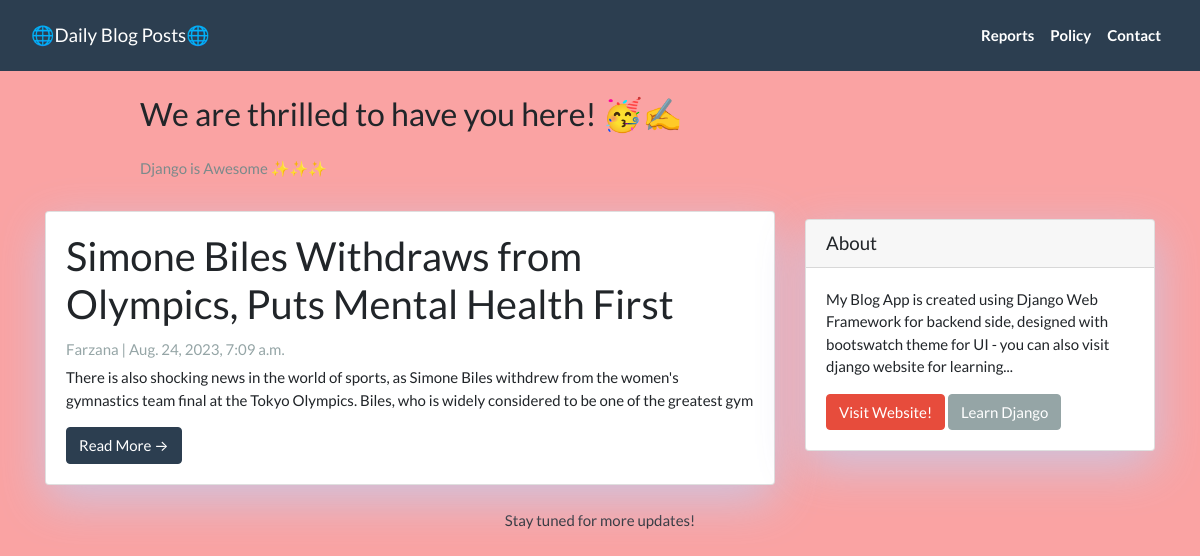
Before: / with the older database file.
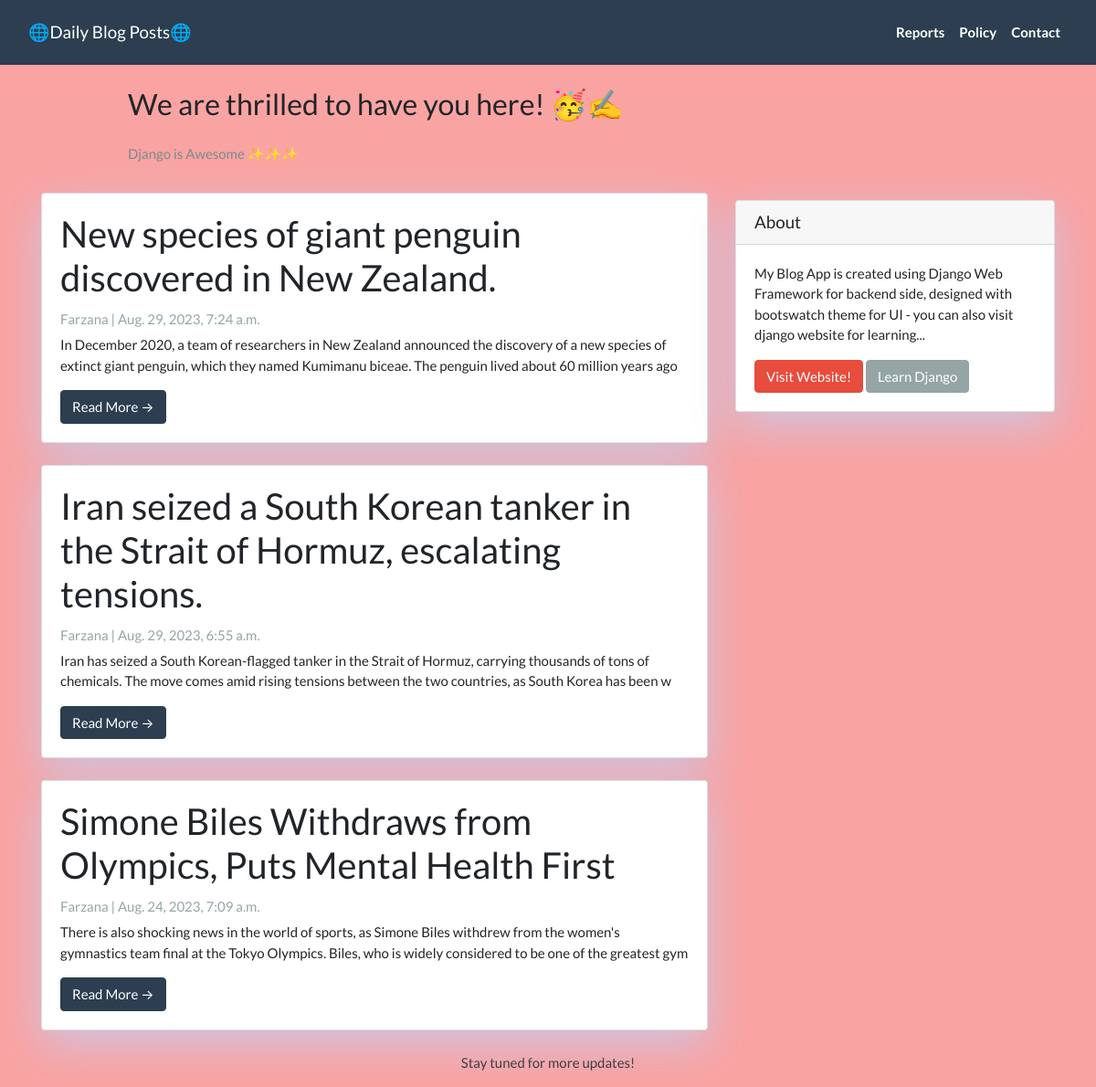
After: the same page with the newer database file.
### blogapp/models.py (models this page shows, shortened)
class Post(models.Model):
  title =  models.CharField(max_length=300, unique=True)
  slug =   models.SlugField(max_length=300, unique=True)
  author = models.ForeignKey(User, on_delete=models.CASCADE, related_name='blog_posts')
  created_on = models.DateTimeField(auto_now_add=True)
  updated_on = models.DateTimeField(auto_now=True)
  content = models.TextField()
  status = models.IntegerField(choices=STATUS, default=0)
  class Meta:
    ordering = ['-created_on']

### blogapp/views.py (the view)
# urls.py: path('', views.PostList.as_view(), name="home"),
class PostList(generic.ListView):
  queryset = Post.objects.filter(status=1).order_by('-created_on')
  template_name = 'index.html'

### blogapp/templates/index.html (shortened to what this page needs)
{% extends "base.html" %}
{% block content %}
<header class="masthead">
  <div class="container">
    <div class="row">
      <div class=" col-md-8 col-md-10 mx-auto">
        <div class="site-heading">
          <h3 class=" site-heading my-4 mt-3 text-black"> We are thrilled to have you here! 🥳✍️ </h3>
          <p class="text-dark">Django is Awesome ✨✨✨ </p>
        </div>
      </div>
    </div>
  </div>
</header>
<div class="container">
  <div class="row">
    <div class="col-md-8 mt-3 left">
      {% for post in post_list %}
      <div class="card mb-4">
        <div class="card-body">
          <h2 class="card-title">{{ post.title }}</h2>
          <p class="card-text text-muted h6">{{ post.author }} | {{ post.created_on}} </p>
          <p class="card-text">{{post.content|slice:":200"}}</p>
          <a href="{% url 'post_detail' post.slug  %}" class="btn btn-primary">Read More &rarr;</a>
        </div>
      </div>
      {% endfor %}
    </div>
    {% block sidebar %}
    {% include 'sidebar.html' %}
    {% endblock sidebar %}
  </div>
</div>
{%endblock%}

### blogapp/templates/base.html (shortened to what this page needs)
<!DOCTYPE html>
<html>
<head>
  <link rel="stylesheet" href="https://stackpath.bootstrapcdn.com/bootswatch/4.5.2/flatly/bootstrap.min.css">
</head>
<body>
  <nav class="navbar navbar-expand-lg navbar-dark bg-primary" id="mainNav">
    <div class="container-fluid">
      <a class="navbar-brand" href="{% url 'home' %}">🌐Daily Blog Posts🌐</a>
      <div class="collapse navbar-collapse" id="navbarResponsive">
        <ul class="navbar-nav ml-auto">
          <li class="nav-item text-black">
            <a class="nav-link text-black font-weight-bold" href="#">Reports</a>
          </li>
          <li class="nav-item text-black">
            <a class="nav-link text-black font-weight-bold" href="#">Policy</a>
          </li>
          <li class="nav-item text-black">
            <a class="nav-link text-black font-weight-bold" href="#">Contact</a>
          </li>
        </ul>
      </div>
    </div>
  </nav>
  {% block content %}{% endblock content %}
  <footer class="py">
    <p class="text-center ">Stay tuned for more updates!</p>
  </footer>
</body>
</html>

### blogapp/templates/sidebar.html (shortened to what this page needs)
{% block sidebar %}
<div class="col-md-4 float-right ">
  <div class="card my-4">
    <h5 class="card-header">About</h5>
    <div class="card-body">
      <p class="card-text"> My Blog App is created using Django Web Framework for backend side, designed with bootswatch
        theme for UI - you can also visit django website for learning... </p>
      <a href="https://bekbrace.com" class="btn btn-danger">Visit Website!</a>
      <a href="https://www.djangoproject.com/" class="btn btn-secondary">Learn Django</a>
    </div>
  </div>
</div>
{% endblock sidebar %}

### blogapp/templates/sidebar.html (style rules this page uses)
body { background-color: rgba(248, 113, 113, 0.649); }
.card { box-shadow: 0 16px 48px #c8c8e7df; }

Changed rows visible on the page:
added Post: title "New species of giant penguin discovered in New Zealand.", author "Farzana", created_on "Aug. 29, 2023, 7:24 a.m.", content "In December 2020, a team of researchers in New Zealand announced the discovery of a new species of extinct giant penguin, which they named Kumimanu biceae. The penguin lived about 60 million years ago"
added Post: title "Iran seized a South Korean tanker in the Strait of Hormuz, escalating tensions.", author "Farzana", created_on "Aug. 29, 2023, 6:55 a.m.", content "Iran has seized a South Korean-flagged tanker in the Strait of Hormuz, carrying thousands of tons of chemicals. The move comes amid rising tensions between the two countries, as South Korea has been w"
